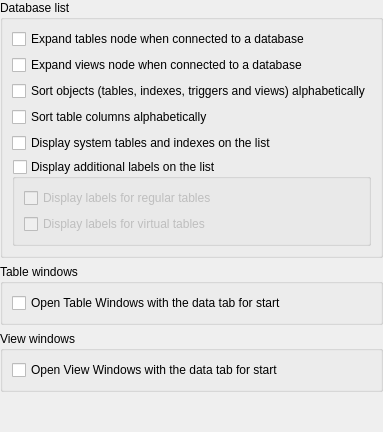
         <widget class="QWidget" name="lookAndFeelPage">
          <layout class="QVBoxLayout" name="verticalLayout_7">
           <property name="leftMargin">
            <number>0</number>
           </property>
           <property name="topMargin">
            <number>0</number>
           </property>
           <property name="rightMargin">
            <number>0</number>
           </property>
           <property name="bottomMargin">
            <number>0</number>
           </property>
           <item>
            <widget class="QGroupBox" name="dbListGroup">
             <property name="title">
              <string>Database list</string>
             </property>
             <layout class="QGridLayout" name="gridLayout">
              <item row="3" column="0">
               <widget class="QCheckBox" name="sortColumns">
                <property name="toolTip">
                 <string>If switched off, then columns will be sorted in the order they are typed in CREATE TABLE statement.</string>
                </property>
                <property name="statusTip">
                 <string>General.SortColumns</string>
                </property>
                <property name="text">
                 <string>Sort table columns alphabetically</string>
                </property>
               </widget>
              </item>
              <item row="0" column="0">
               <widget class="QCheckBox" name="expandTablesCheck">
                <property name="statusTip">
                 <string>General.ExpandTables</string>
                </property>
                <property name="text">
                 <string>Expand tables node when connected to a database</string>
                </property>
               </widget>
              </item>
              <item row="5" column="0">
               <widget class="QGroupBox" name="addLabelsGroup">
                <property name="toolTip">
                 <string>&lt;p&gt;Additional labels are those displayed next to the names on the databases list (they are blue, unless configured otherwise). Enabling this option will result in labels for databases, invalid databases and aggregated nodes (column group, index group, trigger group). For more labels see options below.&lt;p&gt;</string>
                </property>
                <property name="statusTip">
                 <string>General.ShowDbTreeLabels</string>
                </property>
                <property name="title">
                 <string>Display additional labels on the list</string>
                </property>
                <property name="checkable">
                 <bool>true</bool>
                </property>
                <property name="checked">
                 <bool>false</bool>
                </property>
                <layout class="QVBoxLayout" name="verticalLayout_20">
                 <item>
                  <widget class="QCheckBox" name="regularTableLabelsCheck">
                   <property name="toolTip">
                    <string>For regular tables labels will show number of columns, indexes and triggers for each of tables.</string>
                   </property>
                   <property name="statusTip">
                    <string>General.ShowRegularTableLabels</string>
                   </property>
                   <property name="text">
                    <string>Display labels for regular tables</string>
                   </property>
                  </widget>
                 </item>
                 <item>
                  <widget class="QCheckBox" name="virtTableLabelsCheck">
                   <property name="toolTip">
                    <string>Virtual tables will be marked with a 'virtual' label.</string>
                   </property>
                   <property name="statusTip">
                    <string>General.ShowVirtualTableLabels</string>
                   </property>
                   <property name="text">
                    <string>Display labels for virtual tables</string>
                   </property>
                  </widget>
                 </item>
                </layout>
               </widget>
              </item>
              <item row="1" column="0">
               <widget class="QCheckBox" name="expandViewsCheck">
                <property name="statusTip">
                 <string>General.ExpandViews</string>
                </property>
                <property name="text">
                 <string>Expand views node when connected to a database</string>
                </property>
               </widget>
              </item>
              <item row="2" column="0">
               <widget class="QCheckBox" name="sortObjects">
                <property name="toolTip">
                 <string>If this option is switched off, then objects will be sorted in order they appear in sqlite_master table (which is in order they were created)</string>
                </property>
                <property name="statusTip">
                 <string>General.SortObjects</string>
                </property>
                <property name="text">
                 <string>Sort objects (tables, indexes, triggers and views) alphabetically</string>
                </property>
               </widget>
              </item>
              <item row="4" column="0">
               <widget class="QCheckBox" name="dispSysTableCheck">
                <property name="statusTip">
                 <string>General.ShowSystemObjects</string>
                </property>
                <property name="text">
                 <string>Display system tables and indexes on the list</string>
                </property>
               </widget>
              </item>
             </layout>
            </widget>
           </item>
           <item>
            <widget class="QGroupBox" name="tableWinGroup">
             <property name="title">
              <string>Table windows</string>
             </property>
             <layout class="QVBoxLayout" name="verticalLayout_18">
              <item>
               <widget class="QCheckBox" name="openTablesOnDataCheck">
                <property name="toolTip">
                 <string>When enabled, Table Windows will show up with the data tab, instead of the structure tab.</string>
                </property>
                <property name="statusTip">
                 <string>General.OpenTablesOnData</string>
                </property>
                <property name="text">
                 <string>Open Table Windows with the data tab for start</string>
                </property>
               </widget>
              </item>
             </layout>
            </widget>
           </item>
           <item>
            <widget class="QGroupBox" name="viewWinGroup">
             <property name="title">
              <string>View windows</string>
             </property>
             <layout class="QVBoxLayout" name="verticalLayout_19">
              <item>
               <widget class="QCheckBox" name="openViewsOnDataCheck">
                <property name="toolTip">
                 <string>When enabled, View Windows will show up with the data tab, instead of the structure tab.</string>
                </property>
                <property name="statusTip">
                 <string>General.OpenViewsOnData</string>
                </property>
                <property name="text">
                 <string>Open View Windows with the data tab for start</string>
                </property>
               </widget>
              </item>
             </layout>
            </widget>
           </item>
           <item>
            <spacer name="verticalSpacer_5">
             <property name="orientation">
              <enum>Qt::Vertical</enum>
             </property>
             <property name="sizeHint" stdset="0">
              <size>
               <width>20</width>
               <height>40</height>
              </size>
             </property>
            </spacer>
           </item>
          </layout>
         </widget>
